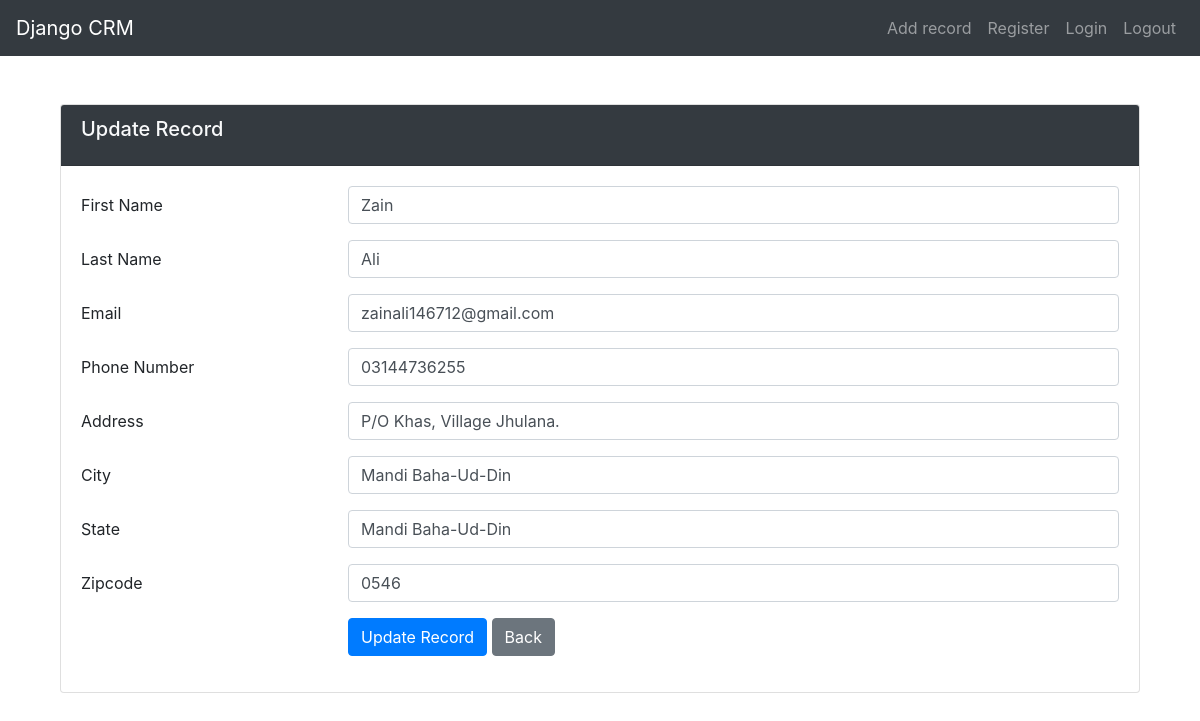
Page /update_record/1 (signed in) on the earlier database version.
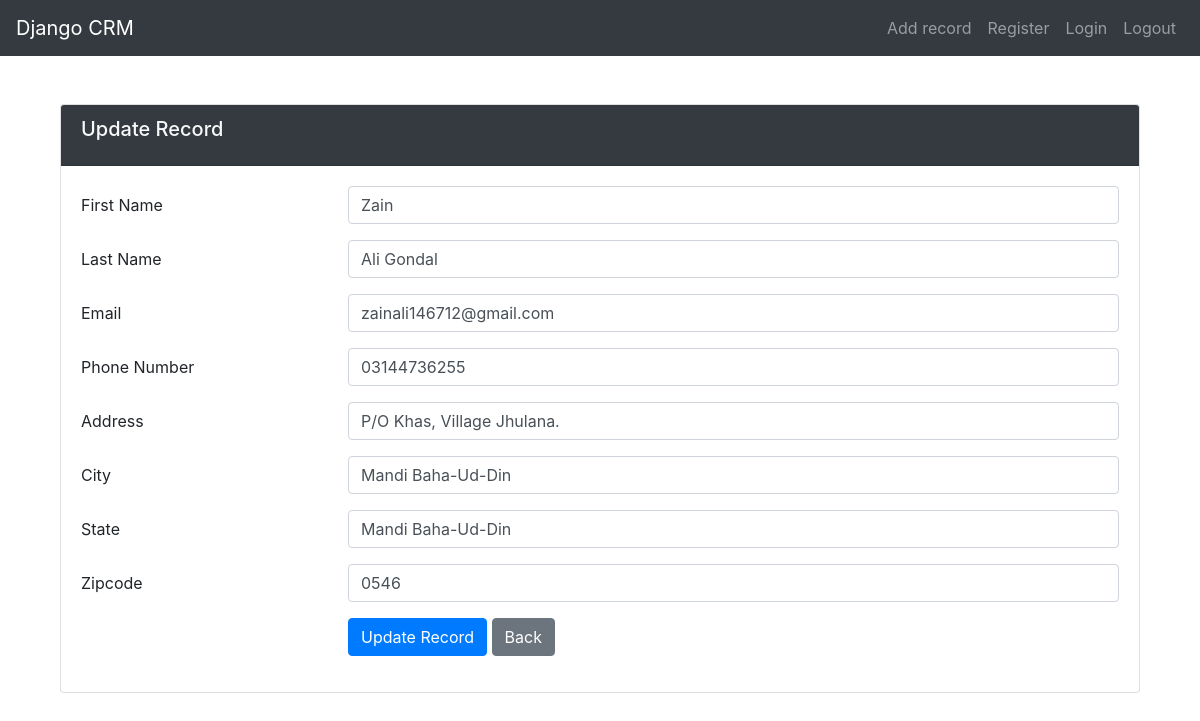
Same page on the later database version.
### webapp1/models.py (models this page shows, shortened)
class Record(models.Model):
    created_at = models.DateTimeField(auto_now_add=True)
    first_name = models.CharField(max_length=100)
    last_name = models.CharField(max_length=100)
    phone_number = models.CharField(max_length=100)
    email = models.EmailField(max_length=100)
    address = models.CharField(max_length=100)
    city = models.CharField(max_length=100)
    state = models.CharField(max_length=100)
    zipcode = models.CharField(max_length=100)

### webapp1/views.py (the view)
# urls.py: path('update_record/<int:pk>', views.update_record, name = 'update_record')
def update_record(request, pk):
    if request.user.is_authenticated:
        record = Record.objects.get(id=pk)
        if request.method == 'POST':
            record.first_name = request.POST['first_name']
            record.last_name = request.POST['last_name']
            record.phone_number = request.POST['phone_number']
            record.email = request.POST['email']
            record.address = request.POST['address']
            record.city = request.POST['city']
            record.state = request.POST['state']
            record.zipcode = request.POST['zipcode']
            record.save()
            messages.success(request, 'Record updated successfully.')
            return redirect('/')
        else:
            initial_data = {
                'first_name': record.first_name,
                'last_name': record.last_name,
                'phone_number': record.phone_number,
                'email': record.email,
                'address': record.address,
                'city': record.city,
                'state': record.state,
                'zipcode': record.zipcode
            }
            return render(request, 'update_record.html', {'record': record, 'initial_data': initial_data})

### webapp1/templates/update_record.html (shortened to what this page needs)
{% extends 'base.html' %}
{% block content %}
<div class="container mt-5">
    <div class="card">
        <div class="card-header bg-dark text-light">
            <h5 class="card-title">Update Record</h5>
        </div>
        <div class="card-body">
            <form method="post" action="" >
                <div class="form-group row">
                    <label for="first_name" class="col-sm-3 col-form-label">First Name</label>
                    <div class="col-sm-9">
                        <input type="text" class="form-control" id="first_name" value="{{record.first_name}}" name="first_name" required>
                    </div>
                </div>
                <div class="form-group row">
                    <label for="last_name" class="col-sm-3 col-form-label">Last Name</label>
                    <div class="col-sm-9">
                        <input type="text" class="form-control" id="last_name" value="{{record.last_name}}" name="last_name" required>
                    </div>
                </div>
                <div class="form-group row">
                    <label for="email" class="col-sm-3 col-form-label">Email</label>
                    <div class="col-sm-9">
                        <input type="email" class="form-control" id="email" value="{{record.email}}" name="email" required>
                    </div>
                </div>
                <div class="form-group row">
                    <label for="phone_number" class="col-sm-3 col-form-label">Phone Number</label>
                    <div class="col-sm-9">
                        <input type="tel" class="form-control" id="phone_number" value="{{record.phone_number}}" name="phone_number" required>
                    </div>
                </div>
                <div class="form-group row">
                    <label for="address" class="col-sm-3 col-form-label">Address</label>
                    <div class="col-sm-9">
                        <input type="text" class="form-control" id="address" value="{{record.address}}" name="address" required>
                    </div>
                </div>
                <div class="form-group row">
                    <label for="city" class="col-sm-3 col-form-label">City</label>
                    <div class="col-sm-9">
                        <input type="text" class="form-control" id="city" value="{{record.city}}" name="city" required>
                    </div>
                </div>
                <div class="form-group row">
                    <label for="state" class="col-sm-3 col-form-label">State</label>
                    <div class="col-sm-9">
                        <input type="text" class="form-control" id="state" value="{{record.city}}" name="state" required>
                    </div>
                </div>
                <div class="form-group row">
                    <label for="zipcode" class="col-sm-3 col-form-label">Zipcode</label>
                    <div class="col-sm-9">
                        <input type="text" class="form-control" id="zipcode" value="{{record.zipcode}}" name="zipcode" required>
                    </div>
                </div>
                <div class="form-group row">
                    <div class="col-sm-9 offset-sm-3">
                        <button type="submit" class="btn btn-primary">Update Record</button>
                        <a href="{% url 'home' %}" class="btn btn-secondary">Back</a>
                    </div>
                </div>
            </form>
        </div>
    </div>
</div>
{% endblock %}

Differences in the rows shown:
changed Record "Zain": last_name "Ali" → "Ali Gondal"
